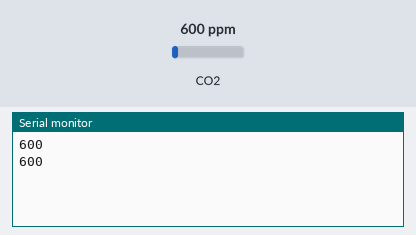
This sketch was run on a simulated Arduino Uno, built with avr-gcc and run on an emulated ATmega328P. On the bench: the last lines printed to the serial monitor. The inputs (shaded band) are chosen by the test bench; at power-on: CO2 600 ppm.

Above: at 1.8 s.
1.9 s: CO2 set to 452 ppm
At 2.9 s:
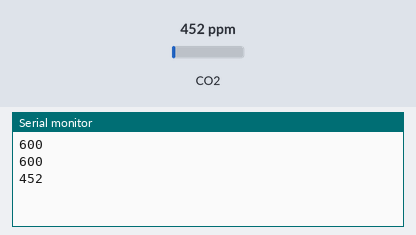
3.4 s: CO2 set to 1050 ppm
At 4.9 s:
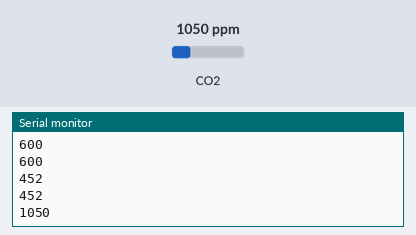
Timing chart, 0 to 6.4 s (numbered marks = the images above; inputs shaded):
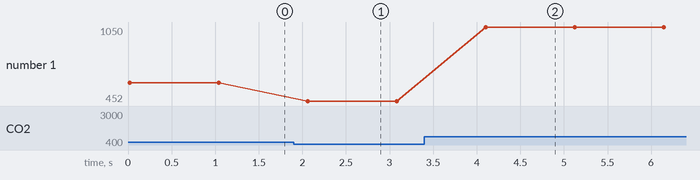

Measured:
- after the input at 1.9 s, the serial monitor: prints a new line after 0.16 s (image 1)
- after the input at 3.4 s, the serial monitor: prints a new line after 0.70 s (image 2)
- plotted number 1: 600 → 452 after the input at 1.9 s, 452 → 1050 after the input at 3.4 s

The sketch:

sensor_co2_serial.ino
```cpp
/**
 * NOTE: this is work in progress and I didn't finish it yet as I found a way to get the PWM approach working without interfering with the mic.
 */

// Includes:
#include "MHZ19.h"
#include <SoftwareSerial.h>

// Pins:
#define PIN_CO2_RX 1
#define PIN_CO2_TX 0
#define CO2_SENSOR_RANGE 5000
#define CO2_SENSOR_SERIAL_BAUD_RATE 112500

// Config:
#define MHZ19_ERRORS false

// Globals:
MHZ19 co2Sensor;
SoftwareSerial co2SensorSerial(PIN_CO2_RX, PIN_CO2_TX);

void setup() {
  // configure hardware serial (via USB):
  Serial.begin(112500);

  // configure sofware serial (via GPIO):
  co2SensorSerial.begin(CO2_SENSOR_SERIAL_BAUD_RATE);

  // configure CO2 sensor:
  co2Sensor.begin(co2SensorSerial);
  co2Sensor.autoCalibration(false);
  // NOTE: auto-calibration is only useful if the sensor stays on for several weeks.
  // See docs: https://github.com/WifWaf/MH-Z19


}

void loop() {

/*
  //int start = millis();
  unsigned long CO2PulseLength = pulseIn(PIN_CO2_IN, HIGH, 2000000);
  //int end = millis();
  //Serial.println(end - start);
  float CO2Percent = (CO2PulseLength / 1000) / 1004.0;

  int CO2PPM = CO2Percent * CO2_SENSOR_RANGE;

  Serial.println(CO2PPM);
  Serial.println(CO2Percent);
  Serial.println("---");
*/

  int CO2PPM = co2Sensor.getCO2();
  Serial.println(CO2PPM);

  delay(1000);

}
```
